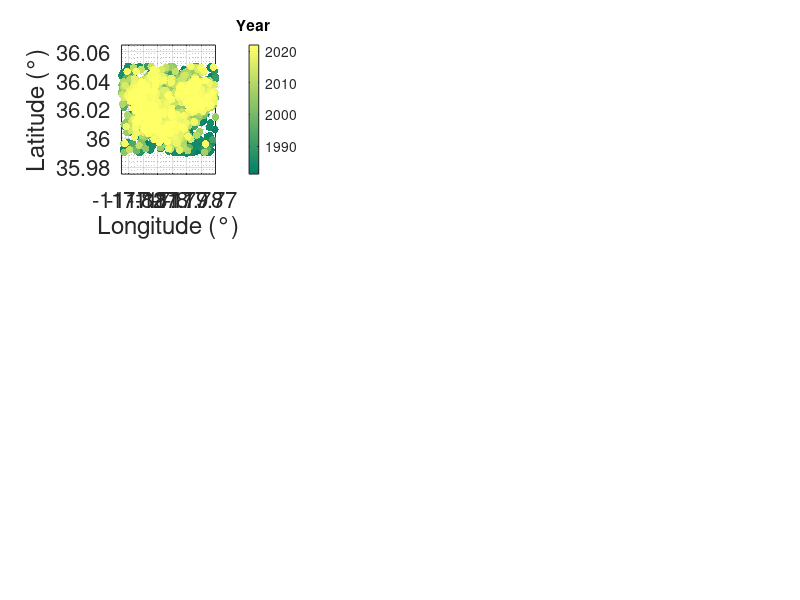

Source code (MATLAB): (Note: this script raises an error after producing the figure.)
clc,clear
close all
%% Load data
D=load('Coso.txt'); % only Decatur: (2,3):(northing,easting) and Otaniemi: (2,3):(easting,northing); other lat,lon
jkf=find(D(:,1)>=1981&D(:,1)<=2022);
D=D(jkf,:);
time_flag=1;
timeleg=['Year'];
figure('units','normalized','position',[0.1,0.1,0.7,0.9])
MT_xlim=[1980 2024];
MT_ylim=[0 5];
b_ylim=[0.8 1.4];
m_croner_ylim=[2.5 5];

D=sortrows(D,1);
% Define the geographical bounds
latMin = 35.99;
latMax = 36.05;
lonMin = -117.825;
lonMax = -117.760;

% winthin Coso
jkf_A = find(D(:,2) > latMin & D(:,2) < latMax & D(:,3) > lonMin & D(:,3) < lonMax);
% Outside Coso
jkf_B = find(~(D(:,2) > latMin & D(:,2) < latMax & D(:,3) > lonMin & D(:,3) < lonMax));

D=D(jkf_A,:);
T0=D(:,1);
if time_flag==2
    T0=1:1:length(T0);
end
Lat=D(:,2);
Lon=D(:,3);
M0=D(:,5);
MTYPE0=D(:,6);

diffM0=diff(M0);
nonzero_elements=diffM0(diffM0~=0);
delta= min(abs(nonzero_elements))/2;

%% map
subplot(3,3,1)
scatter(Lon,Lat,30,T0,'filled');
colormap(summer);
cb=colorbar; 
if time_flag==2
    title(cb, '#');
else
    title(cb,timeleg);
end
xlabel('Longitude (°)');
ylabel('Latitude (°)');
grid on;box on;grid minor;set(gca,'fontsize',16)
axis equal


%% MFD and DMFD
dm=0.1;
% get confidenc einterval of parameters
boostrap=1000;
for k=1:boostrap
    random_Magn = M0(randi(length(M0),1,length(M0)));
    m=floor(min(random_Magn)/dm)*dm:dm:max(random_Magn);
    n0=hist(random_Magn,m);   
    [~,ind]=max(n0);
    Mc_MLE=m(ind)+0.2;
    [Mc_MBS,b_es,number]=MBS_MLE_discrete(random_Magn,delta);
    Mc=max(Mc_MLE,Mc_MBS);
    jkf=find(random_Magn-Mc>=-1e-11);
    Dm=random_Magn(jkf);
    Dm=Dm-Mc;
    Mmin=0;
    [b_GR_bt(k),loglikelihood_GR]=Estimation_GR_discrete(Dm,Mmin,delta);
    [b_TGR_bt(k),mcorner_TGR_bt(k),loglikelihood_TGR]=Estimation_TGR_gridsearch_discrete(Dm,Mmin,delta,b_GR_bt(k));
    mcorner_TGR_bt(k)=Mc+mcorner_TGR_bt(k);
    R=loglikelihood_TGR-loglikelihood_GR;
    P_LR_bt(k)=1-chi2cdf(2*R,1);
end
b_GR_percentiles = prctile(b_GR_bt, [5, 95])
b_TGR_percentiles = prctile(b_TGR_bt, [5, 95])
mcorner_TGR_percentiles = prctile(mcorner_TGR_bt, [5, 95])

% MLE 
m=floor(min(M0)/dm)*dm:dm:max(M0);
n0=hist(M0,m);   
[~,ind]=max(n0);
Mc_MLE=m(ind)+0.2;
[Mc_MBS,b_es,number]=MBS_MLE_discrete(M0,delta);
Mc=max(Mc_MLE,Mc_MBS);
jkf=find(M0-Mc>=-1e-11);
Dm=M0(jkf);
Dt=T0(jkf);
MTYPE=MTYPE0(jkf);
Dm=Dm-Mc;
Mmin=0;
[b_GR,loglikelihood_GR]=Estimation_GR_discrete(Dm,Mmin,delta);
[b_TGR,mcorner_TGR,loglikelihood_TGR]=Estimation_TGR_gridsearch_discrete(Dm,Mmin,delta,b_GR);
R=loglikelihood_TGR-loglikelihood_GR;
P_LR=1-chi2cdf(2*R,1);

subplot(3,3,2)
plt_single_MFD(M0,Dm,Mc,b_GR,b_TGR,mcorner_TGR,P_LR);
%{
subplot(3,3,3)
diffm=diff(M0);
diffm0=diffm(diffm>=-1e-11);
[Mc_prime,b_pos_1,number_abovemc]=MBS_MLE_discrete(diffm0,delta);
diffm=diffm0(diffm0>=Mc_prime-1e-11);
diffm=diffm-Mc_prime;
[b_pos_2,loglikelihood_GR_dm]=Estimation_GR_discrete(diffm,0,delta);
plt_single_MFD_DM(diffm0,diffm,Mc_prime,b_pos_2)
%}
%%
subplot(3,3,3)
plt_magntiude_type

%% operation
color_ope=[0 0 0.5;0.2 0.4 0.8;0.6 0.8 1];
Dope=load('Coso_operation.txt');
t_ope=Dope(:,1);
inj_op=Dope(:,2)/1e6;
out_ope=Dope(:,3)/1e6;
subplot(3,2,5)
yyaxis left
plot(t_ope,out_ope,'-','color',color_ope(1,:),'linewidth',2.5);
hold on;
plot(t_ope,inj_op,'-','color',color_ope(2,:),'linewidth',2.5);
hold on;
plot(t_ope,out_ope-inj_op,'-','color',color_ope(3,:),'linewidth',2.5);
hold on;
ylim([0 inf]);
xlabel('Year');
ylabel('Monthly Fluid Volume (m^3\times10^6)');
grid on;box on;grid minor;set(gca,'fontsize',16)
xlim([1981 2022])
%% EQ rate
color_mc=[ 0.8 0.2 0;1 0.6 0.2];
mc=1.2;
t4count=1981:0.1:2023;
for i=1:length(t4count)
    jkf=find(T0<=t4count(i));
    M_count=M0(jkf);
    EQ_count(i,1)=length(M_count);
    EQ_count(i,2)=max([length(M_count(M_count>=mc-1e-6)),0]);
end
yyaxis right
for j=1:2
    plot(t4count,EQ_count(:,j),'-','color',color_mc(j,:),'linewidth',2.5);hold on;
end
ylabel('Culumulative Earthquake Number')
legend('Injection','Production','Net','Total','m \geq 1.2','NumColumns',1,'location','Northwest');
ylim([0 1.4e4]);

%figure('units','normalized','position',[0.1,0.1,0.7,0.9])
%% temporal evolution
Ntotal=length(Dm);
min_size=100;
max_size=1e3;
w0=ceil(Ntotal/max_size)+1:1:min([ceil(Ntotal/min_size)-1,ceil(Ntotal/max_size)+1+4]); % number of windows
[P_LR_median_eachwindow,bGR_median_eachnode,bTGR_median_eachnode,mcorner_median_eachnode]=get_temporal_MFD(Dm,delta,Mmin,min_size,max_size,w0);
mcorner_median_eachnode=mcorner_median_eachnode+Mc;
DmplusMc=Dm+Mc;

subplot(3,2,6)
median_PLR=plt_temporalMFD(T0,M0,Dt,DmplusMc,w0,P_LR_median_eachwindow,1,time_flag,timeleg);
xlim([MT_xlim(1),MT_xlim(2)]);
yyaxis left
ylim([MT_ylim(1),MT_ylim(2)]);
%{
subplot(3,2,4)
median_bGR=plt_temporalMFD(T0,M0,Dt,DmplusMc,w0,bGR_median_eachnode,2,time_flag,timeleg);
xlim([MT_xlim(1),MT_xlim(2)]);
yyaxis left
ylim([MT_ylim(1),MT_ylim(2)]);
yyaxis right
ylim([b_ylim(1),b_ylim(2)]);

subplot(3,2,5)
median_bTGR=plt_temporalMFD(T0,M0,Dt,DmplusMc,w0,bTGR_median_eachnode,3,time_flag,timeleg);
xlim([MT_xlim(1),MT_xlim(2)]);
yyaxis left
ylim([MT_ylim(1),MT_ylim(2)]);
yyaxis right
ylim([b_ylim(1),b_ylim(2)]);

subplot(3,2,6)
median_mcorner=plt_temporalMFD(T0,M0,Dt,DmplusMc,w0,mcorner_median_eachnode,4,time_flag,timeleg);
xlim([MT_xlim(1),MT_xlim(2)]);
yyaxis left
ylim([MT_ylim(1),MT_ylim(2)]);
yyaxis right
ylim([m_croner_ylim(1),m_croner_ylim(2)]);

%}
function [P_LR_median_eachwindow,bGR_median_eachnode,bTGR_median_eachnode,mcorner_median_eachnode]=get_temporal_MFD(x,delta,mmin,min_size,max_size,w0)
    Ntotal=length(x);
    num_rand=100; % for each w0, number of random partition
    P_LR_median_eachwindow=zeros(length(w0),Ntotal);
    bGR_median_eachnode=zeros(length(w0),Ntotal);
    bTGR_median_eachnode=zeros(length(w0),Ntotal);
    mcorner_median_eachnode=zeros(length(w0),Ntotal);
    
    for k=1:length(w0)
        w=w0(k);
        P_LR=zeros(num_rand,Ntotal);
        bGR=zeros(num_rand,Ntotal);
        bTGR=zeros(num_rand,Ntotal);
        mcorner=zeros(num_rand,w+1);
        node=zeros(num_rand,w+1);
        for i=1:num_rand
            node(i,:)=generateNumbers(w,length(x),min_size,max_size);% w+1 nodes, including the first and last events
            for j=1:w
                xx=x(node(i,j):node(i,j+1));
                [b_GR,loglikelihood_GR]=Estimation_GR_discrete(xx,mmin,delta);
                [b_TGR,mcorner_TGR,loglikelihood_TGR]=Estimation_TGR_gridsearch_discrete(xx,mmin,delta,b_GR);
                R=loglikelihood_TGR-loglikelihood_GR;
                P_LR(i,node(i,j):node(i,j+1))=1-chi2cdf(2*R,1);
                bGR(i,node(i,j):node(i,j+1))=b_GR;    
                bTGR(i,node(i,j):node(i,j+1))=b_TGR;       
                mcorner(i,node(i,j):node(i,j+1))=mcorner_TGR;       
            end
        end
        P_LR_median_eachwindow(k,:)=median(P_LR,1); 
        bGR_median_eachnode(k,:)=median(bGR,1); 
        bTGR_median_eachnode(k,:)=median(bTGR,1); 
        mcorner_median_eachnode(k,:)=median(mcorner,1);         
    end
end

function nonde_order=generateNumbers(n,Ntotal,min_size,max_size) % n is the window number
    nonde_order=zeros(1,n+1);
    target_sum=Ntotal-n*min_size; % available number for arrangement
    scaled_numbers=1e5*ones(1,n);
    while max(scaled_numbers)>=max_size-min_size
        random_numbers=rand(1,n);
        scaled_numbers=floor(random_numbers/sum(random_numbers)*target_sum); % number of events (-100) for each window
    end
    nonde_order(1)=1;
    for i=2:n
        nonde_order(i)=nonde_order(i-1)+min_size+scaled_numbers(i-1);
    end
    nonde_order(n+1)=Ntotal;
end

function [meadian_plt_variable]=plt_temporalMFD(T0,M0,Dt,DmplusMc,w0,plt_variable,plt_variable_flag,time_flag,timeleg)
    yyaxis left
    scatter(T0,M0,30,[0.75 0.75 0.75],'filled');
    hold on;
    scatter(Dt,DmplusMc,30,'k','filled');
    ylabel('Magntidue');
    if time_flag==1
        xlabel(timeleg)
    elseif time_flag==2
        xlabel('#')
    end
    ax = gca; 
    ax.YColor = 'k';

    yyaxis right
    col=autumn(length(w0));
    for k=1:length(w0)
        h(k)=plot(Dt,plt_variable(k,:),'-','color',col(k,:),'linewidth',2.5);hold on;
        leg{k}=['$w=$',num2str(w0(k))];
    end
    meadian_plt_variable=median(plt_variable,1);
    h(k+1)=plot(Dt,meadian_plt_variable,'-b','linewidth',2.5);hold on;
    
    leg{k+1}=['median'];
    if plt_variable_flag==1
        ylabel('$p$','Interpreter','latex')
        ylim([0 1]);
        legend(h,leg, 'Interpreter', 'latex','location','northwest','Numcolumns',3);
    elseif plt_variable_flag==2
        ylabel('$b_{GR}$','Interpreter','latex')
    elseif plt_variable_flag==3
        ylabel('$b_{TGR}$','Interpreter','latex')
    elseif plt_variable_flag==4
        ylabel('$m_{corner}$','Interpreter','latex')
    end  
    ax = gca; 
    ax.YColor = 'k';
    set(gca,'fontsize',16);
    grid on;box on;grid minor;
end
%}